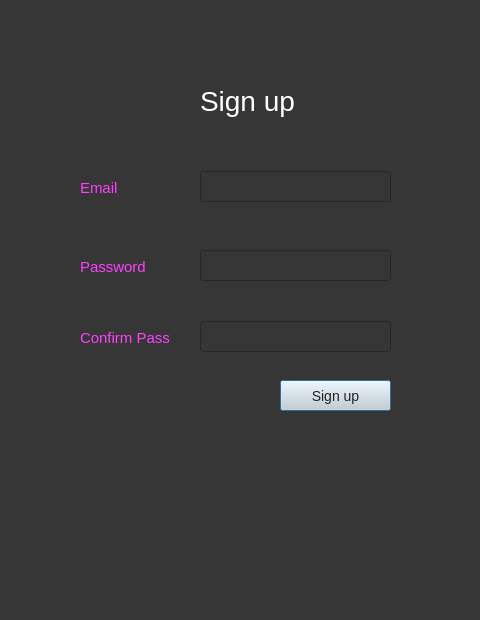
<?xml version="1.0" encoding="UTF-8"?>
<ui version="4.0">
 <class>dialog</class>
 <widget class="QDialog" name="dialog">
  <property name="geometry">
   <rect>
    <x>0</x>
    <y>0</y>
    <width>480</width>
    <height>620</height>
   </rect>
  </property>
  <property name="windowTitle">
   <string>Dialog</string>
  </property>
  <property name="styleSheet">
   <string notr="true">background-color: rgb(54, 54, 54);</string>
  </property>
  <widget class="QLabel" name="label">
   <property name="geometry">
    <rect>
     <x>200</x>
     <y>70</y>
     <width>101</width>
     <height>61</height>
    </rect>
   </property>
   <property name="styleSheet">
    <string notr="true">color: rgb(255, 255, 255);
font-size: 28px;</string>
   </property>
   <property name="text">
    <string>Sign up</string>
   </property>
  </widget>
  <widget class="QLabel" name="label_2">
   <property name="geometry">
    <rect>
     <x>80</x>
     <y>180</y>
     <width>60</width>
     <height>16</height>
    </rect>
   </property>
   <property name="styleSheet">
    <string notr="true">font-size: 15px;
color: rgb(255, 64, 255);</string>
   </property>
   <property name="text">
    <string>Email</string>
   </property>
  </widget>
  <widget class="QLineEdit" name="email">
   <property name="geometry">
    <rect>
     <x>200</x>
     <y>171</y>
     <width>191</width>
     <height>31</height>
    </rect>
   </property>
   <property name="styleSheet">
    <string notr="true">font-size: 15px;
color: rgb(255, 255, 255);</string>
   </property>
  </widget>
  <widget class="QLabel" name="label_3">
   <property name="geometry">
    <rect>
     <x>80</x>
     <y>259</y>
     <width>81</width>
     <height>16</height>
    </rect>
   </property>
   <property name="styleSheet">
    <string notr="true">font-size: 15px;
color: rgb(255, 64, 255);</string>
   </property>
   <property name="text">
    <string>Password</string>
   </property>
  </widget>
  <widget class="QLineEdit" name="password">
   <property name="geometry">
    <rect>
     <x>200</x>
     <y>250</y>
     <width>191</width>
     <height>31</height>
    </rect>
   </property>
   <property name="styleSheet">
    <string notr="true">font-size: 15px;
color: rgb(255, 255, 255);</string>
   </property>
   <property name="text">
    <string/>
   </property>
  </widget>
  <widget class="QPushButton" name="signupbutton">
   <property name="geometry">
    <rect>
     <x>280</x>
     <y>380</y>
     <width>111</width>
     <height>31</height>
    </rect>
   </property>
   <property name="styleSheet">
    <string notr="true">background-color: rgb(214, 214, 214);
color: rgb(33, 33, 33);
font-size: 14px;</string>
   </property>
   <property name="text">
    <string>Sign up</string>
   </property>
  </widget>
  <widget class="QLineEdit" name="confirmpass">
   <property name="geometry">
    <rect>
     <x>200</x>
     <y>321</y>
     <width>191</width>
     <height>31</height>
    </rect>
   </property>
   <property name="styleSheet">
    <string notr="true">font-size: 15px;
color: rgb(255, 255, 255);</string>
   </property>
   <property name="text">
    <string/>
   </property>
  </widget>
  <widget class="QLabel" name="label_4">
   <property name="geometry">
    <rect>
     <x>80</x>
     <y>330</y>
     <width>91</width>
     <height>16</height>
    </rect>
   </property>
   <property name="styleSheet">
    <string notr="true">font-size: 15px;
color: rgb(255, 64, 255);</string>
   </property>
   <property name="text">
    <string>Confirm Pass</string>
   </property>
  </widget>
 </widget>
 <resources/>
 <connections/>
</ui>
